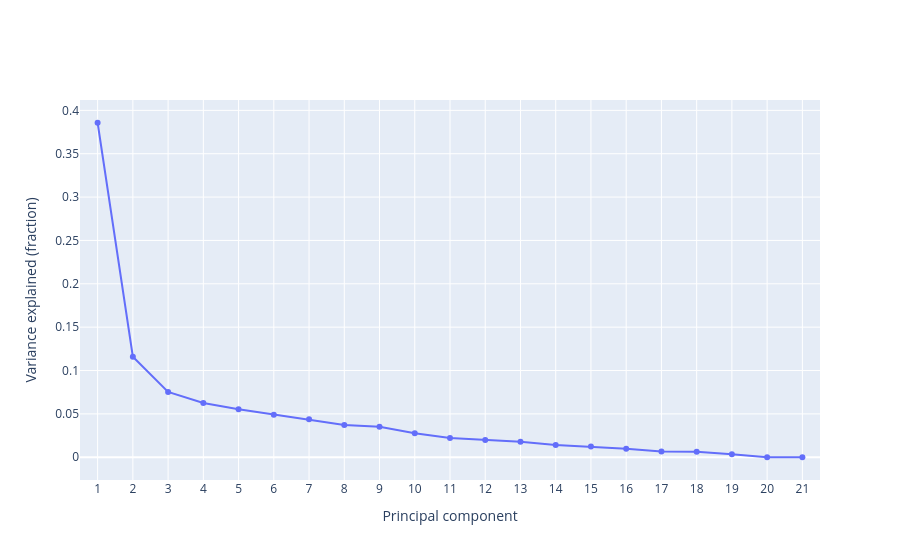

The cell this chart's notebook holds for it:
### Code cell
x = np.arange(1,len(fracs)+1) # Create a numpy array from 1 up to the length of the fracs vector
y = np.array(fracs)           # Put the fracs into an numpy array
fig = go.Figure(data=go.Scatter(x=x, y=y, mode = 'lines+markers'))  
fig.update_layout(xaxis_title='Principal component', yaxis_title='Variance explained (fraction)',
                  xaxis = dict(dtick = 1.0, range=[0.5, len(fracs)+0.5]))
fig.show()

### Figure 1 — Plotly figure (JSON) as saved in the notebook; plotly's stock layout.template omitted (floating-point values rounded to 4 significant figures)
{"data": [{"mode": "lines+markers", "type": "scatter", "x": [1, 2, 3, 4, 5, 6, 7, 8, 9, 10, 11, 12, 13, 14, 15, 16, 17, 18, 19, 20, 21], "y": [0.3857, 0.116, 0.07531, 0.06265, 0.05523, 0.04907, 0.04375, 0.03731, 0.03508, 0.02762, 0.02215, 0.01977, 0.01792, 0.01419, 0.01238, 0.009782, 0.006558, 0.006234, 0.003336, 6.333e-10, 9.48e-11]}], "layout": {"xaxis": {"dtick": 1, "range": [0.5, 21.5], "title": {"text": "Principal component"}}, "yaxis": {"title": {"text": "Variance explained (fraction)"}}}}
